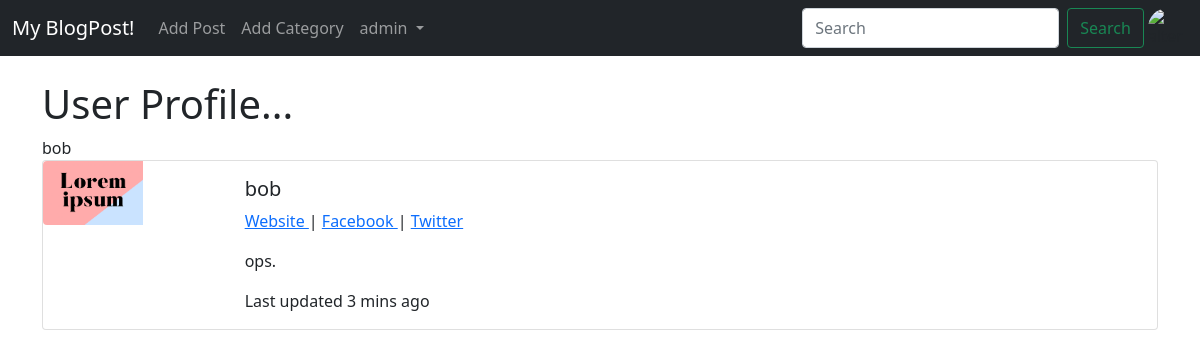
The page /profile/13 (signed in) on the database its author committed.
### blog/models.py (models this page shows, shortened)
class Profile(models.Model):
    user = models.OneToOneField(User, null=True, on_delete=models.CASCADE)
    bio = models.TextField()
    profile_pic = models.ImageField(null=True, blank= True, upload_to="images/profile/")
    website_url = models.CharField(max_length=255, null= True, blank= True)
    facebook_url = models.CharField(max_length=255, null= True, blank= True)
    twitter_url = models.CharField(max_length=255, null= True, blank= True)
    def __str__(self):
        return str(self.user)

### blog/views.py (the view)
# urls.py: path('profile/<int:pk>',ShowProfilePageView.as_view(),name="user_profile"),
class ShowProfilePageView(DetailView):
    model = Profile
    template_name = 'user_profile.html'
    def get_context_data(self, *args, **kwargs):
        users = Profile.objects.all()
        context = super(ShowProfilePageView, self).get_context_data(*args, **kwargs)
        page_user = get_object_or_404(Profile,id=self.kwargs['pk'])
        context["page_user"] = page_user
        return context

### templates/user_profile.html (shortened to what this page needs)
{% extends 'base.html' %}
{% load static %}
{% block content %}
<h1>User Profile...</h1>
{{ page_user }}
<div class="card mb-3" >
  <div class="row g-0">
    <div class="col-md-2">
        {% if page_user.profile_pic %}
         <img src="{{ page_user.profile_pic.url  }}"  class="img-fluid rounded-start" width=100 height=200 alt="alter">
       {% else %}
        <img src="{% static 'blog/images/360_F_346839683_6nAPzbhpSkIpb8pmAwufkC7c5eD7wYws.jpg' %}" class="card-img">
        {% endif %}
    </div>
    <div class="col-md-10">
      <div class="card-body">
        <h5 class="card-title"> {{ page_user.user.first_name}}
 {{ page_user.user.last_name}}</h5>
              {% if page_user.website_url %}
             <a href="{{ page_user.website_url }}"> Website </a> |
              {% endif %}
              {% if page_user.facebook_url %}
              <a href="{{ page_user.facebook_url }} "> Facebook  </a> |
              {% endif %}
              {% if page_user.twitter_url %}
             <a href="{{ page_user.twitter_url }} "> Twitter  </a>
              {% endif %}
        <p class="card-text">{{ page_user.bio }}.</p>
        <p class="card-text">Last updated 3 mins ago</p>
      </div>
    </div>
  </div>
</div>
{% endblock %}

### templates/base.html (shortened to what this page needs)
<!doctype html>
<html lang="en">
  <head>
    <link href="https://cdn.jsdelivr.net/npm/bootstrap@5.0.2/dist/css/bootstrap.min.css" rel="stylesheet">
  </head>
  <body>
  <nav class="navbar navbar-expand-lg navbar-dark bg-dark">
  <div class="container-fluid">
    <a class="navbar-brand" href="{% url  'home' %}">My BlogPost!</a>
    <div class="collapse navbar-collapse" id="navbarSupportedContent">
      <ul class="navbar-nav me-auto mb-2 mb-lg-0">
        {% if user.is_authenticated %}
            <li class="nav-item">
                <a class="nav-link" href="{% url 'add_post' %}">Add Post</a>
            </li>
            <li class="nav-item">
                <a class="nav-link" href="{% url 'add_category' %}">Add Category </a>
            </li>
            <li class="nav-item dropdown">
                <a class="nav-link dropdown-toggle" href="#" id="navbarDropdown" role="button" data-bs-toggle="dropdown" aria-expanded="false">
                    {{ user.first_name }} {{ user.last_name }}
                </a>
            </li>
        {% endif %}
      </ul>
                     {% if user.is_authenticated %}
                        <ul class="navbar-nav ml-auto"><ul/>
                    {% endif %}
      <form class="d-flex" method="POST" action="{% url 'search-bar' %}">
        <input class="form-control me-2" type="search" placeholder="Search" aria-label="Search" name="searched">
        <button class="btn btn-outline-success" type="submit">Search</button>
          <td><img src="{{  post.author.profile.profile_pic.url   }}"  class="rounded-circle" width=40 height=40 alt="alter"></td>
      </form>
    </div>
  </div>
</nav>
  <br/>
  <div class="container">
   {% block content %}
   {% endblock %}
  </div>
  </body>
</html>

### rows shown on the page
Profile: user.username "bob", profile_pic (picture), user.first_name "bob", bio "ops"

### other values the page prints
{{ user.first_name }} "admin"
